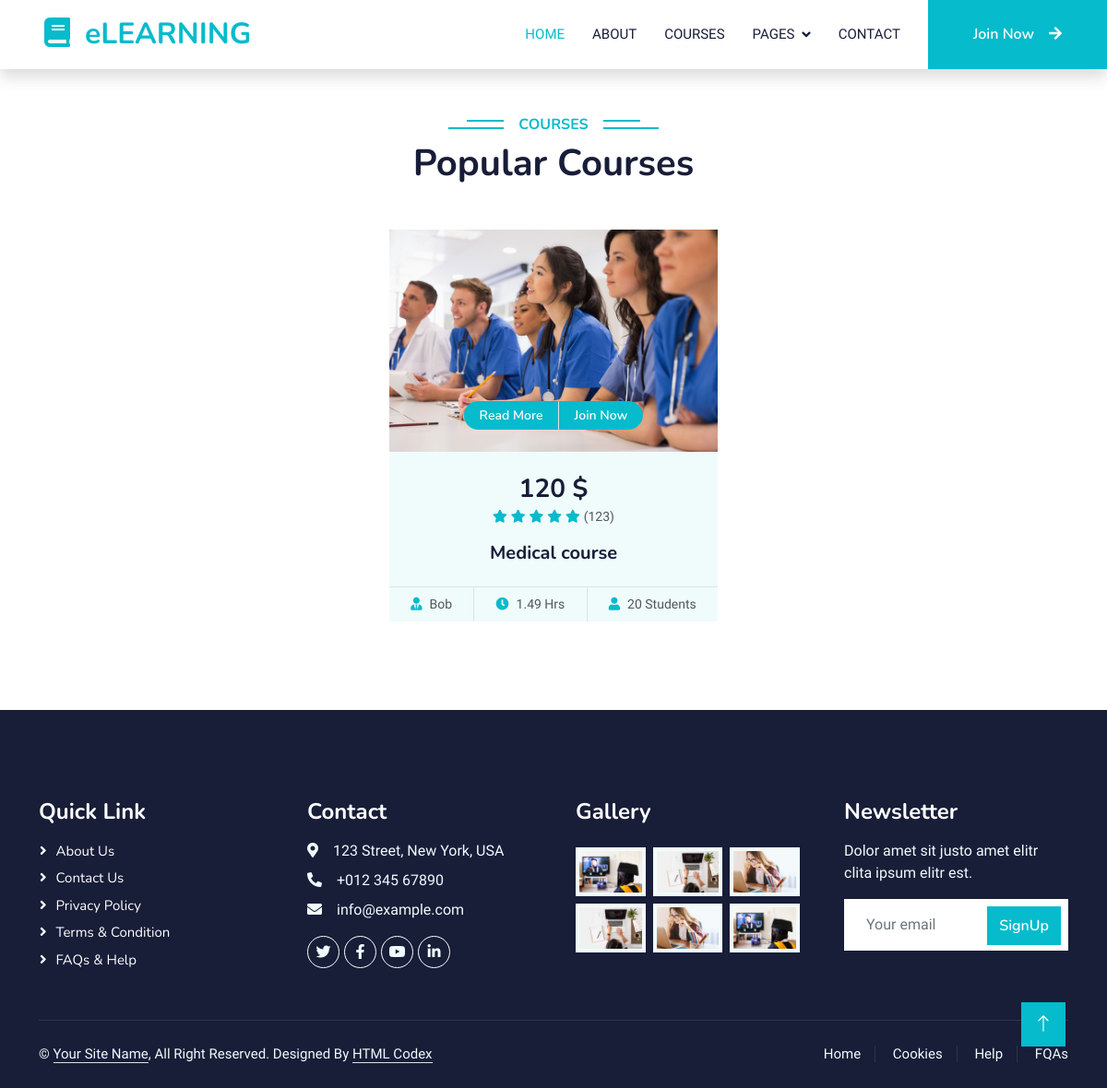
Screenshot of /blog/pcourse/6 with the database file from the repository.
### blog/models.py (models this page shows, shortened)
class Popcourses(models.Model):
    name = models.CharField(max_length=100)
    price = models.IntegerField()
    shaxs = models.CharField(max_length=100)
    son = models.IntegerField()
    img = models.ImageField(upload_to='Popcourses/img')

### blog/views.py (the view)
# urls.py: path("pcourse/<int:id>", pcoursedetailview, name='pcourse_detail_view'),
def pcoursedetailview(request, id):
    try:
        pcourse = Popcourses.objects.get(id=id)
        context = {
            "pcourse": pcourse
        }
    except contact.DoesNotExist:
        raise Http404("No blog found")
    return render(request, "pcourse_detail.html", context=context)

### templates/pcourse_detail.html
{% extends 'base.html' %}
{% load static %}
{% block content %}
    <div class="container-xxl py-5">
        <div class="container">
            <div class="text-center wow fadeInUp" data-wow-delay="0.1s">
                <h6 class="section-title bg-white text-center text-primary px-3">Courses</h6>
                <h1 class="mb-5">Popular Courses</h1>
            </div>
            <div class="row g-4 justify-content-center">
                <div class="col-lg-4 col-md-6 wow fadeInUp" data-wow-delay="0.1s">
                    <div class="course-item bg-light">
                        <div class="position-relative overflow-hidden">
                            <img  class="img-fluid" src="{{pcourse.img.url}}" alt="">
                            <div class="w-100 d-flex justify-content-center position-absolute bottom-0 start-0 mb-4">
                                <a href="#" class="flex-shrink-0 btn btn-sm btn-primary px-3 border-end" style="border-radius: 30px 0 0 30px;">Read More</a>
                                <a href="#" class="flex-shrink-0 btn btn-sm btn-primary px-3" style="border-radius: 0 30px 30px 0;">Join Now</a>
                            </div>
                        </div>
                        <div class="text-center p-4 pb-0">
                            <h3 class="mb-0">{{ pcourse.price }} $</h3>
                            <div class="mb-3">
                                <small class="fa fa-star text-primary"></small>
                                <small class="fa fa-star text-primary"></small>
                                <small class="fa fa-star text-primary"></small>
                                <small class="fa fa-star text-primary"></small>
                                <small class="fa fa-star text-primary"></small>
                                <small>(123)</small>
                            </div>
                            <h5 class="mb-4">{{ pcourse.name }}</h5>
                        </div>
                        <div class="d-flex border-top">
                            <small class="flex-fill text-center border-end py-2"><i class="fa fa-user-tie text-primary me-2"></i>{{ pcourse.shaxs }}</small>
                            <small class="flex-fill text-center border-end py-2"><i class="fa fa-clock text-primary me-2"></i>1.49 Hrs</small>
                            <small class="flex-fill text-center py-2"><i class="fa fa-user text-primary me-2"></i>{{ pcourse.son }} Students</small>
                        </div>
                    </div>
                </div>
            </div>
        </div>
    </div>
{% endblock content %}

### static/css/style.css (style rules this page uses)
:root { --primary: #06BBCC; --light: #F0FBFC; --dark: #181d38; }
.btn { font-family: 'Nunito', sans-serif; font-weight: 600; transition: .5s; }
.btn.btn-primary, .btn.btn-secondary { color: #FFFFFF; }
.section-title { position: relative; display: inline-block; text-transform: uppercase; }
.section-title::before { position: absolute; content: ""; width: calc(100% + 80px); height: 2px; top: 4px; left: -40px; background: var(--primary); z-index: -1; }
.section-title::after { position: absolute; content: ""; width: calc(100% + 120px); height: 2px; bottom: 5px; left: -60px; background: var(--primary); z-index: -1; }
.category img, .course-item img { transition: .5s; }

### rows the page displays
Popcourses: img (picture), price "120", name "Medical course", shaxs "Bob", son "20"
